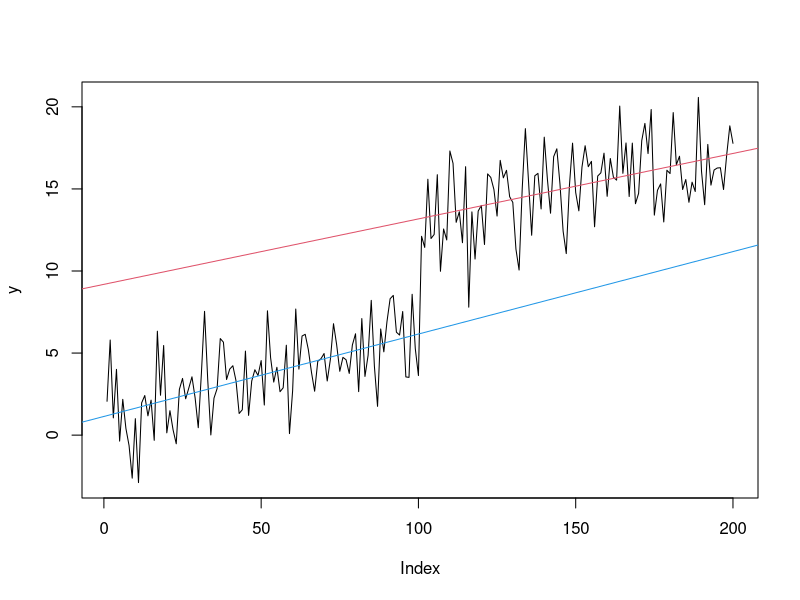
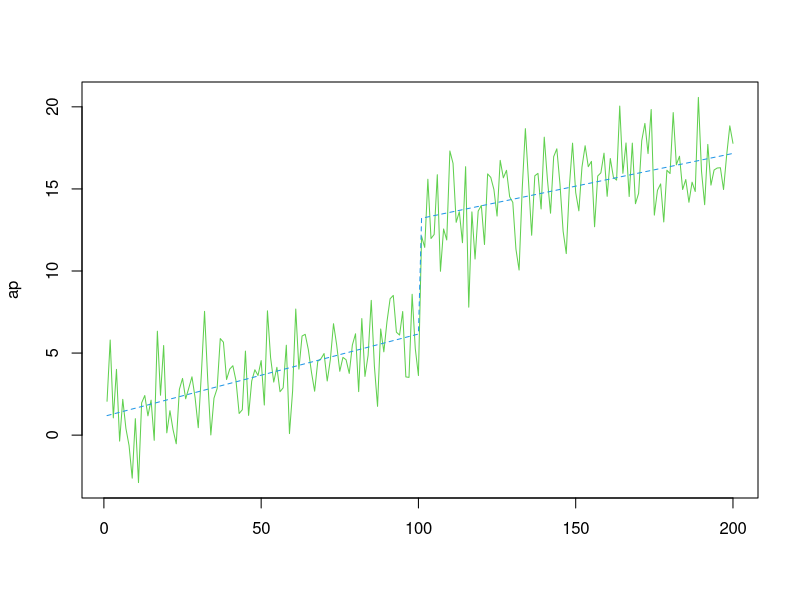
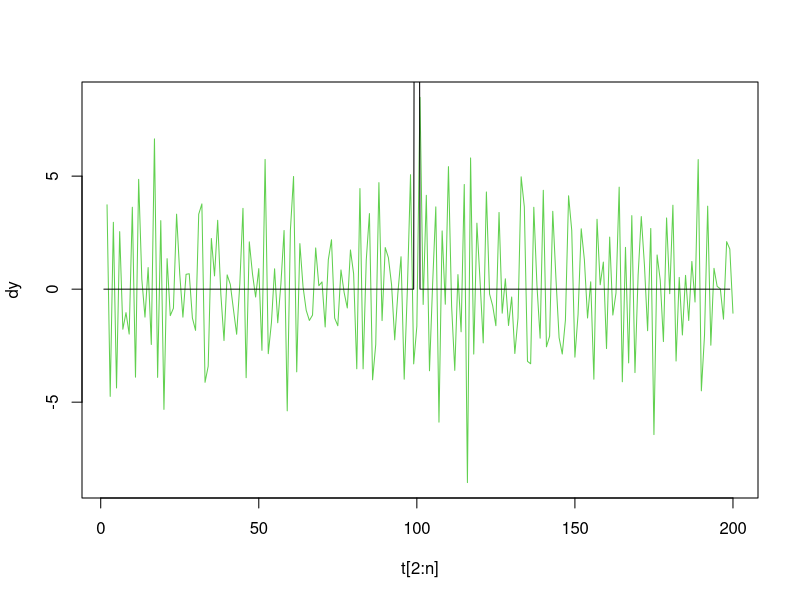
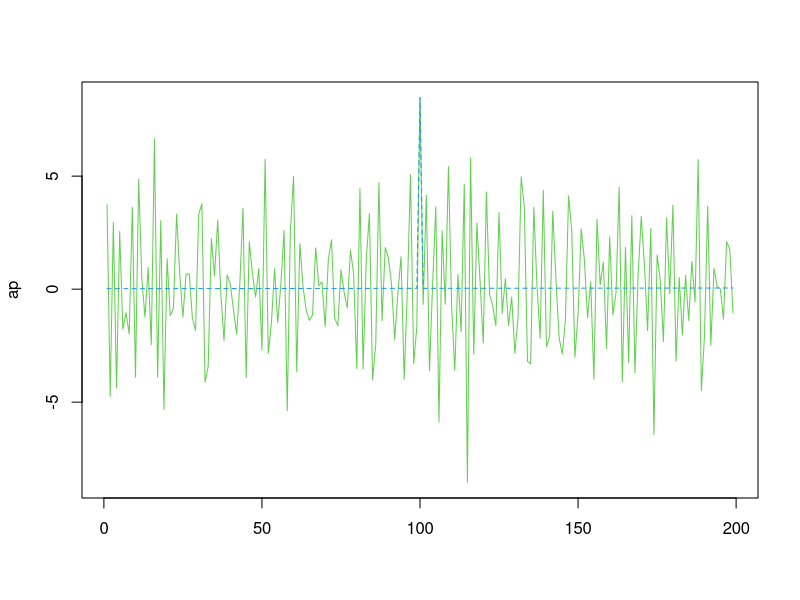
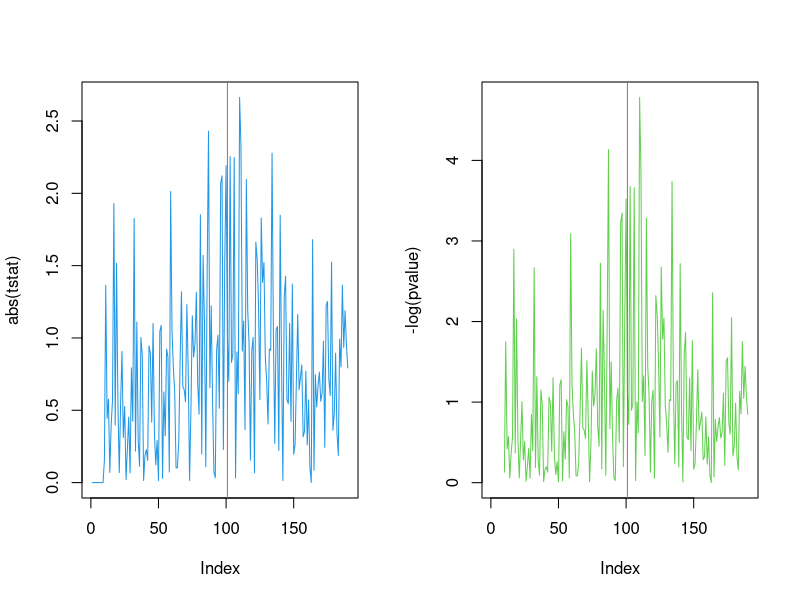
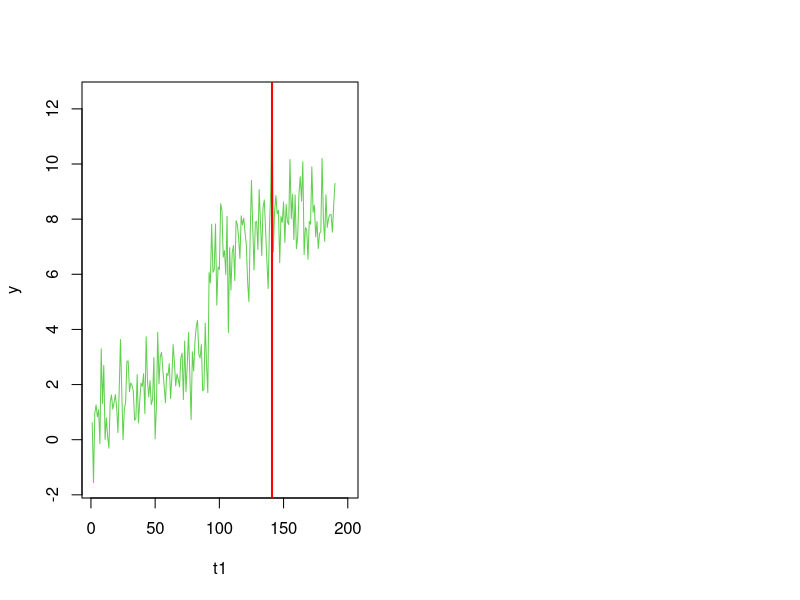
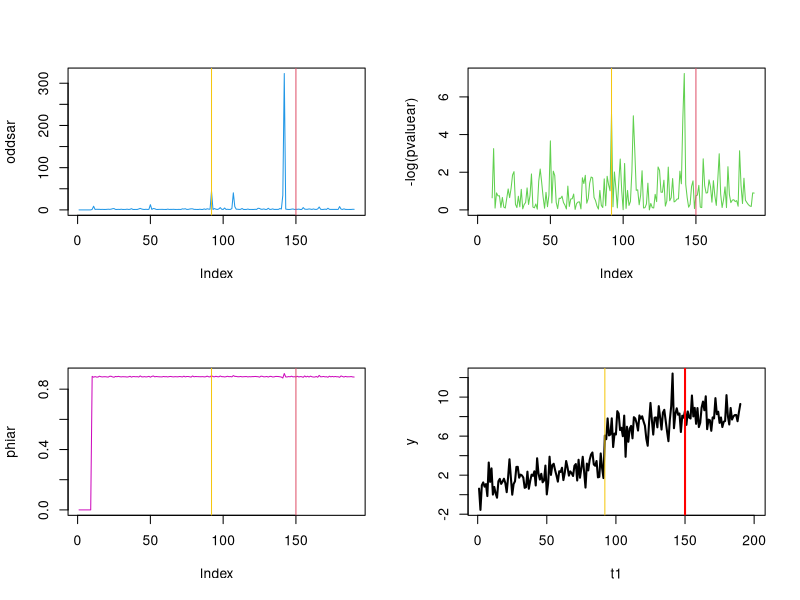

Generate these figures, in order, with R: (Note: this script raises an error after producing the figures.)

# linear trend

# true DGP:
set.seed(1358)
n = 200
t = 1:n
y = 1.0 + 0.05*t + 2*rnorm(n)

t2 = 101:n
y[101:n] = 8.0 + 0.05*t2 + 2*rnorm(n/2)

plot(y,type='l')

# Estimating a model
r1 = lm(y[1:100]~t[1:100])
summary(r1)
abline(a=r1$coeff[1],b=r1$coeff[2],col=4)


r2 = lm(y[101:n]~t[101:n])
summary(r2)
abline(a=r2$coeff[1],b=r2$coeff[2],col=2)

# dummy for structural break
d = ifelse(t<=100,0,1)

# interaction dummy
td = t*d

rd = lm(y~t+d+td)
summary(rd)
ap = cbind(y,rd$fitted)
matplot(ap,col=3:4,type='l')

# difference the variable because it is nonstationary!
dy = diff(y)
plot(t[2:n],dy,type='l',col=3)


dd = diff(d)
lines(dd*80,type='l')


rdd = lm(dy~t[2:n]+dd)
summary(rdd)
ap = cbind(dy,rdd$fitted)
matplot(ap,col=3:4,type='l')


# looking for the break point
tstat = rep(0,181)
pvalue = rep(0,181)
phi = rep(0,181)
odds = rep(0,181)

for (i in 10:190) {
# dummy for structural break
d = ifelse(t==i,1,0)

# interaction dummy
#td = t*d

rd = lm(y~t+d)
tstat[i] = summary(rd)$coef[3,3]
pvalue[i] = summary(rd)$coef[3,4]
}

par(mfrow=c(1,2))
plot(abs(tstat),col=4,type='l')
abline(v=101,col=2)
plot(-log(pvalue),col=3,type='l')
abline(v=101,col=2)

# summary(rd)
# ap = cbind(y,rd$fitted)
# matplot(ap,col=3:4,type='l')

###
## AR estimation, etc. ##
###
set.seed(17236)
yy = rep(0,200)
# AR1 dgp
phitrue = 0.50  ## works well for phi = 0.9
atrue = 0.0
dd = ifelse(t==151,5,0)
e = rnorm(200)*0.1
yy[1] = rnorm(1)

t1 = 1:200
#for (i in 2:100) {
#y[i] = atrue + phitrue*y[i-1] + e[i]
#}
for (i in 2:210) {
  yy[i] = atrue + dd[i] + phitrue*y[i-1] + e[i]
}
y = yy[11:210]
plot(t1,y,type='l',col=3)
abline(v=141,col="red",lwd=2)

d = ifelse(t<=140,0,1)

tstatar = rep(0,181)
pvaluear = rep(0,181)
phiar = rep(0,181)
oddsar = rep(0,181)


yl = embed(y,2)
yt = yl[,1]
yt1 = yl[,2]

t = 2:n
v = 197

for (i in 10:190) {
# dummy for structural break
d = ifelse(t==i,1,0)

# interaction dummy
#td = t*d

rd = lm(yt~yt1+d)
phiar[i] = rd$coeff[2]
tstatar[i] = summary(rd)$coef[3,3]
pvaluear[i] = summary(rd)$coef[3,4]
oddsar[i] = (1 + (summary(rd)$coef[3,3]^2)/v)^((v+1)/2)
}

maxind = which(tstatar==max(tstatar))

par(mfrow=c(2,2))
plot(oddsar,col=4,type='l')
abline(v=150,col=2)
abline(v=maxind,col=15)
plot(-log(pvaluear),col=3,type='l')
abline(v=150,col=2)
abline(v=maxind,col=15)
plot(phiar,col=6,type='l')
abline(v=150,col=2)
abline(v=maxind,col=15)
plot(t1,y,type='l',col=1, lwd=2)
abline(v=150,col="red",lwd=2)
abline(v=maxind,col=15)

mean(phiar[10:length(phiar)])


# Differencing y (assuming unit root)
dy = diff(y)

tstatard = rep(0,181)
pvalueard = rep(0,181)
phiard = rep(0,181)
oddsard = rep(0,181)


yl = embed(dy,2)
yt = yl[,1]
yt1 = yl[,2]

t = 2:(n-1)
v = 196

for (i in 10:190) {
# dummy for structural break
d = ifelse(t==i,1,0)

# interaction dummy
#td = t*d

rd = lm(yt~yt1+d)
phiard[i] = rd$coeff[2]
tstatard[i] = summary(rd)$coef[3,3]
pvalueard[i] = summary(rd)$coef[3,4]
oddsard[i] = (1 + (summary(rd)$coef[3,3]^2)/v)^((v+1)/2)
}

maxind = which(tstatard==max(tstatard))

par(mfrow=c(2,2))
plot(oddsard,col=4,type='l')
abline(v=150,col=2)
abline(v=maxind,col=15)
plot(-log(pvalueard),col=3,type='l')
abline(v=150,col=2)
abline(v=maxind,col=15)
plot(phiard,col=6,type='l')
abline(v=150,col=2)
abline(v=maxind,col=15)
plot(t1[-length(t1)],dy,type='l',col=1, lwd=2)
abline(v=150,col="red",lwd=2)
abline(v=maxind,col=15)





# rolling regression
for (i in 10:200) {
# dummy for structural break
#d = ifelse(t>i,1,0)

# interaction dummy
#td = t*d

rd = lm(yt[1:i]~yt1[1:i])
phi[i] = rd$coeff[2]
#tstat[i] = summary(rd)$coef[3,3]
#pvalue[i] = summary(rd)$coef[3,4]
tstat[i] = summary(rd)$coef[2,3]
}
#maxind = which(tstat==max(tstat))
plot(phi,col=6,type='l')
abline(v=150,col=2)
#abline(v=maxind,col=15)
plot(tstat,col=6,type='l')
abline(v=150,col=2)
#abline(v=maxind,col=15)



